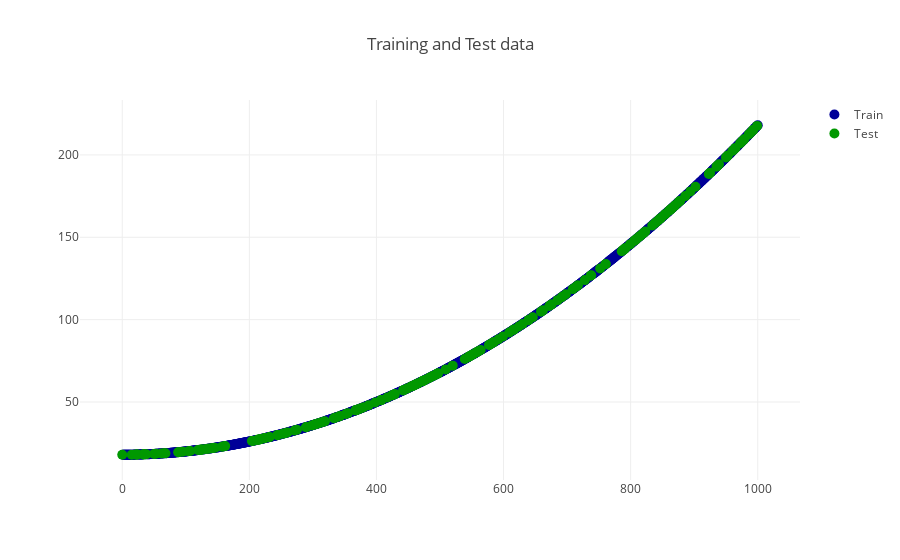

The notebook cell saved with this chart:
### Code cell
plotData(train, test)

### Figure 1 — Plotly figure (JSON) as saved in the notebook; plotly's stock layout.template omitted (floating-point values rounded to 4 significant figures; data arrays with more than 128 entries replaced by an {"elided": "..."} marker saying what was removed)
{"data": [{"marker": {"color": "rgb(0,0,152)", "size": 10}, "mode": "markers", "name": "Train", "type": "scatter", "uid": "6ed4c76b-61c4-4855-9d30-d2fe91910cd8", "x": {"elided": "800 int values"}, "y": {"elided": "800 float values"}}, {"marker": {"color": "rgb(0,152,0)", "size": 10}, "mode": "markers", "name": "Test", "type": "scatter", "uid": "fd38eb1d-1dbd-4f0a-9704-a86ab8caffe3", "x": {"elided": "201 int values"}, "y": {"elided": "201 float values"}}], "layout": {"title": {"text": "Training and Test data"}, "xaxis": {"zeroline": false}, "yaxis": {"zeroline": false}}}
